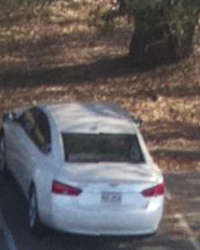
#> input picture image-processing-server/image-classifier-tf/testing-data/occupied_spots/occupied_504.png, 200 x 250 px; its folder holds only this picture in this run
$ python resize.py   (older library calls are emulated)
#> lines starting #> are read from the running program, lines starting #| are printed output that depends on the picture
import os, sys
from PIL import Image


# [8 lines of commented-out code are left out]

size = 250, 250

for dir in os.listdir('./testing-data'):
    for infile in os.listdir(f'./testing-data/{dir}'):
        try:
            im = Image.open(f'./testing-data/{dir}/{infile}')
#> im is the input picture: PIL image 200x250 RGB; mean R, G, B 100.2, 94.9, 95.8
            new_im = im.resize(size, Image.BICUBIC)
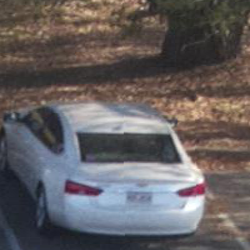
#> new_im: PIL image 250x250 RGB; mean R, G, B 100.2, 94.9, 95.8
            new_im.save(f'./testing-data/{dir}/{infile}')
        except IOError:
            print(IOError)
            print(f'cannot create thumbnail for {infile}')

#> (the run stopped early here; a loop or call above may not have finished)
